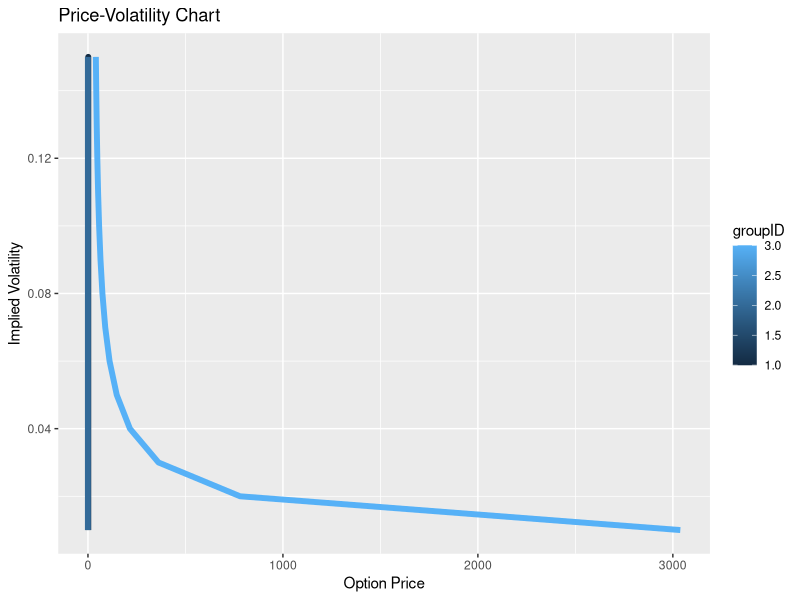

Recreate this plot in R. (Note: this script raises an error after producing the figure.)
library(ggplot2)
library(reshape2)
#provided data
option <- data.frame(Strike = c(50, 45, 20),
                     type = c("C", "C","P"),
                     optionPrice = c(1.62,1.50, 0.01),
                     futurePrice = c(48.03,45.0, 48.03),
                     time_to_expiry = c(0.1423,0.15, 0.1423)
)
#convert to integer and use it for later in bsm 
option$type <- ifelse(option$type == "C", 1.0, -1.0)

#set user initial defaults
#risk free wasn't provided; precision wasn't provided
option["sigma"] <- 5
option["dummy"] <- 10
d_rate = 0.05
default_tolerance = 0.0001
start <- proc.time()

#generalized bsm model, input df and volatility
black <- function(x, sigma){
  x['d1'] = (log10(x['futurePrice']/x['Strike']) + ((d_rate+(sigma**2)/2)*x['time_to_expiry']))/sigma*sqrt(x['time_to_expiry'])
  x['d2'] = x['d1'] - sigma*sqrt(x['time_to_expiry'])
  x['sigma'] <- sigma
  
  #dummy option price
  #inverse norm or norm
  x['n_d1'] = dnorm(as.numeric(unlist(x['type']*x['d1'])), mean = 0, sd = 1, log = TRUE)
  x['n_d2'] = dnorm(as.numeric(unlist(x['type']*x['d2'])), mean = 0, sd = 1, log = TRUE)
  
  if(x['type'] == 1) 
    x['dummy'] =  x['n_d1']*x['futurePrice'] - x['n_d2']*x['Strike']*exp(-d_rate*x['time_to_expiry'])
  if(x['type']== -1) 
    x['dummy'] =  x['n_d2']*x['Strike']*exp(-d_rate*x['time_to_expiry']) - x['n_d1']*x['futurePrice']
   return (x)
}

plotImpliedVol=function(option){
  bsm <- apply(option, 1, function(x) {
    
    #using Olog(n) to bisect find sigma; match dummy to listed option price
    opti <- function(x, lower, upper){
      mid = (lower+ upper)/2
      
      #bisect, then move left or right and compare left and right
      #walk left of midpt
      l_low = lower
      l_high = mid
      left = (l_low+mid)/2
      
      #walk right of midpt
      r_low = mid
      r_high = upper
      right = (mid+r_high)/2
      
      left_x <- black(x, left)
      right_x <-black(x, right)
      
      c_dummy = c(left_x['dummy'], right_x['dummy'])
      
      #go left or right of price
      tolerance = abs(c_dummy- x['optionPrice'] )
      min = which.min(tolerance)
      
      #handle of negative price?
      for (i in 1:length(tolerance)){
        if(tolerance[i] > default_tolerance){
          if (min == 1 ){ 
            x['sigma'] <- left
            low = l_low
            high = l_high
          }
          else if (min == 2 ){
            x['sigma'] <- right
            low = r_low
            high = r_high
          }
        }
        else{
          break
        }
        x<- opti(black(x, x['sigma']), low, high)
      }
      
      return(x)
    }
    
    #initialize lower and upper bound random numbers
    opti(x, 0,10)
  })
}

plot <- function (plot_df){
  
  option <- as.data.frame(t(plot_df))
  min_loop = 1000
  # have options axis length the same to plot on the same graph; use min just so it looks nice per the question
  for (i in 1:nrow(option)){
    data <- (option[i,])
    vol_increment <- seq(0.01, as.numeric(ceiling(data$sigma/0.05)*0.05 ), by = 0.01)
    min_loop = min(length(vol_increment),min_loop)
  }
  
  
  #for call = 0 to optionPrice, calculate volatility to option$sigma
  vol_increment <- seq(0.01, min_loop*0.01, by = 0.01)
  graph_option <- data.frame(volatility = c(vol_increment))
  
  # For each option we will create a new set of df; each new df is then plotted
  # Question didn't ask to plot what to volatility; will assume price? 
  # but pretty much this can graph any column since every calculation is stored
  d = NULL
  for (i in 1:nrow(option)){
      data <- (option[i,])
      data$groupID <- i
      
      graph <- merge(graph_option, data,  all=T)
      
      #calculate each volatility increment
      calc_grph <- as.data.frame(t(apply(graph, 1, function(graph) black(graph,graph['volatility']))))
      d = rbind(d, calc_grph)
  }
  graph2 <- melt(d, id=c("groupID","dummy","volatility"))
  plot <- ggplot(graph2, aes(dummy, volatility, group=groupID, colour=groupID )) + 
    geom_line(size=2) +
    labs(x="Option Price",y="Implied Volatility") + 
    ggtitle("Price-Volatility Chart") 
  
  # plot <- qplot(dummy, volatility, data=graph2, group=groupID, 
  #               colour=groupID, geom='line', 
  #               main = "Price-Volatility Chart",
  #               xlab="Price", ylab="Implied Volatility") +  
  #               labs(colour = 'Group ID') + 
  #               geom_smooth(aes(group=interaction(groupID))) 
  
  print(plot)
  print("Finished Running.")
}

#call functions to calculate and print the result and plot
result <- plotImpliedVol(option)
print(result)
print(proc.time() - start)
plot (result)

#clean any variables and restart R
.rs.restartR()